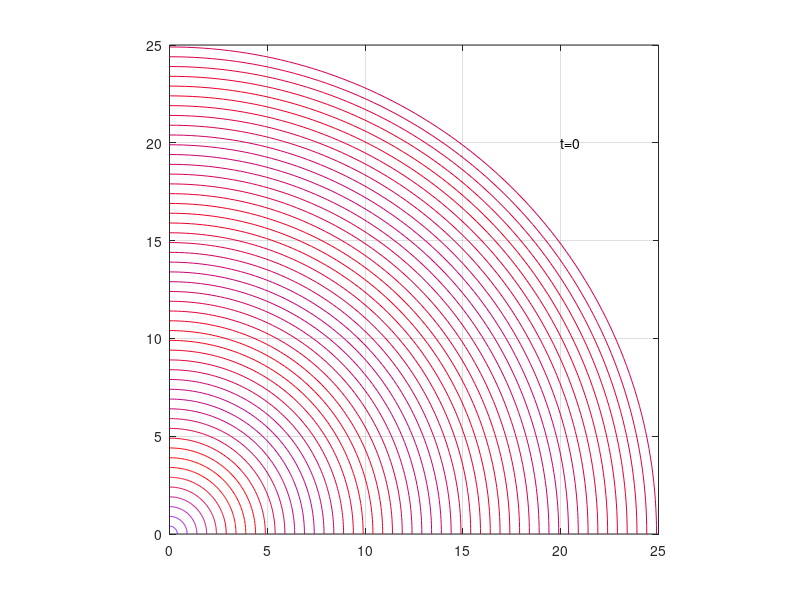

MATLAB code for this plot: (Note: this script raises an error after producing the figure.)
r=[0:0.1:25];

phi=linspace(0,pi/2,90);

scala=5;

m=abs(min(besselj(0,r)));
l=(1+m);

figure;
%plot(r,besselj(0,r));
%hold all;
for t=0:pi/50:2*pi
  for i=1:floor(length(r)/scala)
  x=r(i*scala).*cos(phi);
  y=r(i*scala).*sin(phi);
  p=1-(besselj(0,r(i*scala))+m)/l;
  plot(x,y,'color',[0.5.*(p+1) 0 (1-p)]);
  %p=(2-((0.5*cos(t)+0.5).*besselj(0,r(i*scala))+1))/2;
  %plot(x,y,'color',hsv2rgb([1,0,p]),'lineWidth',2*(2-p));
  hold on;
  grid on;
  axis([0 25 0 25],'square');
  endfor
  drawnow;
  text(20,20,strcat('t=',num2str(t)));
  sleep(0.01);
  hold off;
 endfor
grid on;
%axis('equal');
